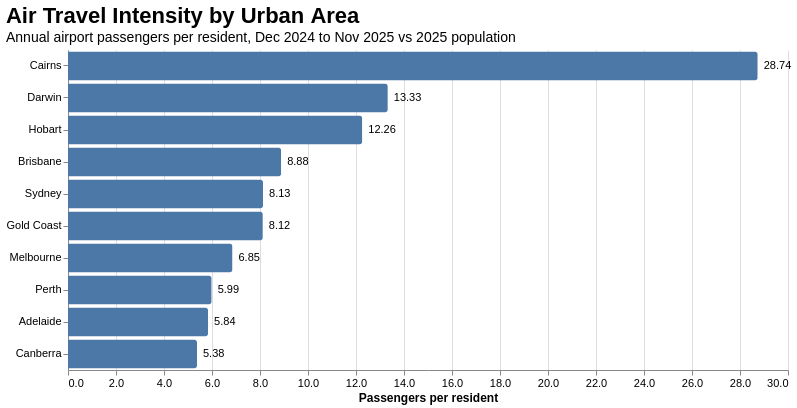

This figure's Vega-Lite source:
### Vega-Lite specification from a JSON file in a GitHub repository (floating-point values rounded to 4 significant figures)
{"$schema": "https://vega.github.io/schema/vega-lite/v5.json", "width": 720, "height": {"step": 32}, "title": {"text": "Air Travel Intensity by Urban Area", "subtitle": "Annual airport passengers per resident, Dec 2024 to Nov 2025 vs 2025 population", "anchor": "start"}, "data": {"values": [{"airport": "Cairns", "urban_area": "Cairns", "annual_passengers": 4717433, "population_2025": 164149, "passengers_per_resident": 28.74}, {"airport": "Darwin", "urban_area": "Darwin", "annual_passengers": 1932419, "population_2025": 145019, "passengers_per_resident": 13.33}, {"airport": "Hobart", "urban_area": "Hobart", "annual_passengers": 2865827, "population_2025": 233736, "passengers_per_resident": 12.26}, {"airport": "Brisbane", "urban_area": "Brisbane", "annual_passengers": 24384331, "population_2025": 2745086, "passengers_per_resident": 8.883}, {"airport": "Sydney", "urban_area": "Sydney", "annual_passengers": 42419396, "population_2025": 5219674, "passengers_per_resident": 8.127}, {"airport": "Gold Coast", "urban_area": "Gold Coast - Tweed Heads", "annual_passengers": 6182701, "population_2025": 761634, "passengers_per_resident": 8.118}, {"airport": "Melbourne", "urban_area": "Melbourne", "annual_passengers": 36520298, "population_2025": 5328274, "passengers_per_resident": 6.854}, {"airport": "Perth", "urban_area": "Perth", "annual_passengers": 14550201, "population_2025": 2430757, "passengers_per_resident": 5.986}, {"airport": "Adelaide", "urban_area": "Adelaide", "annual_passengers": 8586102, "population_2025": 1470938, "passengers_per_resident": 5.837}, {"airport": "Canberra", "urban_area": "Canberra - Queanbeyan", "annual_passengers": 2800771, "population_2025": 521049, "passengers_per_resident": 5.375}]}, "layer": [{"mark": {"type": "bar", "cornerRadiusEnd": 3}, "encoding": {"y": {"field": "airport", "type": "nominal", "sort": "-x", "title": null}, "x": {"field": "passengers_per_resident", "type": "quantitative", "title": "Passengers per resident", "axis": {"format": ".1f"}}, "tooltip": [{"field": "airport", "type": "nominal", "title": "Airport / urban area"}, {"field": "annual_passengers", "type": "quantitative", "title": "Annual passengers", "format": ",d"}, {"field": "population_2025", "type": "quantitative", "title": "Population (2025)", "format": ",d"}, {"field": "passengers_per_resident", "type": "quantitative", "title": "Passengers per resident", "format": ".2f"}]}}, {"mark": {"type": "text", "align": "left", "dx": 6, "baseline": "middle", "fontSize": 11}, "encoding": {"y": {"field": "airport", "type": "nominal", "sort": "-x"}, "x": {"field": "passengers_per_resident", "type": "quantitative"}, "text": {"field": "passengers_per_resident", "type": "quantitative", "format": ".2f"}}}], "config": {"view": {"stroke": null}, "axis": {"labelFontSize": 11, "titleFontSize": 12}, "title": {"fontSize": 22, "subtitleFontSize": 14}}}
